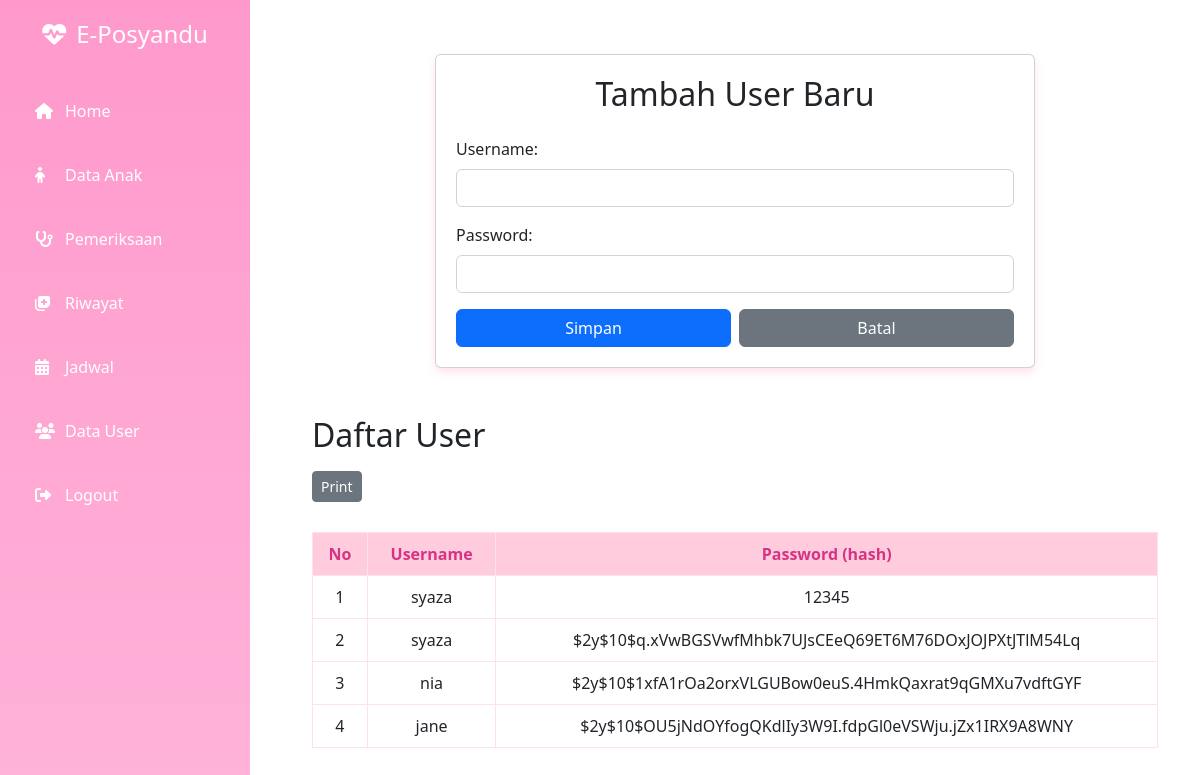
Screenshot of /user.php with the database file from the repository.
### tables this page shows
CREATE TABLE `tbuser` (
  `id` int(11) NOT NULL,
  `username` varchar(50) NOT NULL,
  `password` varchar(55) NOT NULL
);

### functions.php (called while the page is built, shortened)
<?php
$conn = mysqli_connect("localhost","root","","posyandu");
function query($query){
	global $conn;
    $result = mysqli_query($conn, $query);
    $rows = [];
    while ($row = mysqli_fetch_assoc($result)) {
        $rows[] = $row;
    }
    return $rows;
}
function getAllUser() {
    return query("SELECT * FROM tbuser");
}
?>

### user.php (the view, shortened to what this page needs)
<?php
require 'functions.php';
$users = getAllUser();
?>
<!DOCTYPE html>
<html lang="id">
<head>
    <link href="https://cdn.jsdelivr.net/npm/bootstrap@5.2.3/dist/css/bootstrap.min.css" rel="stylesheet">
    <link rel="stylesheet" href="https://cdnjs.cloudflare.com/ajax/libs/font-awesome/6.4.0/css/all.min.css" />
</head>
<body>
    <div class="sidebar">
        <div class="sidebar-brand">
            <h1><i class="fas fa-heartbeat"></i> E-Posyandu</h1>
        </div>
        <div class="sidebar-menu">
            <ul>
                <li><a href="home.php"><i class="fas fa-home"></i> Home</a></li>
                <li><a href="dataanak.php"><i class="fas fa-child"></i> Data Anak</a></li>
                <li><a href="pemeriksaan.php"><i class="fas fa-stethoscope"></i> Pemeriksaan</a></li>
                <li><a href="riwayat.php"><i class="fas fa-notes-medical"></i> Riwayat</a></li>
                <li><a href="jadwal.php"><i class="fas fa-calendar-alt"></i> Jadwal</a></li>
                <li><a href="datauser.php"><i class="fas fa-users"></i> Data User</a></li>
                <li><a href="logout.php"><i class="fas fa-sign-out-alt"></i> Logout</a></li>
            </ul>
        </div>
    </div>
    <div class="main-content">
        <div class="container mt-4">
            <div class="card mx-auto" style="max-width: 600px;">
                <h2 class="text-center mb-4">Tambah User Baru</h2>
                <form method="post" action="">
                    <div class="mb-3">
                        <label for="username" class="form-label">Username:</label>
                        <input type="text" name="username" id="username" class="form-control" required>
                    </div>
                    <div class="mb-3">
                        <label for="password" class="form-label">Password:</label>
                        <input type="password" name="password" id="password" class="form-control" required>
                    </div>
                    <div class="d-flex justify-content-between">
                        <button type="submit" name="submit" class="btn btn-primary w-50 me-2">Simpan</button>
                        <a href="home.php" class="btn btn-secondary w-50">Batal</a>
                    </div>
                </form>
            </div>
            <h2 class="mt-5 mb-3">Daftar User</h2>
           <form action="" method="post" class="form-cari">
          <a href="cetakuser.php" target="_blank" class="btn btn-secondary btn-sm">Print</a>
        </form>
            <table>
                <tr>
                    <th>No</th>
                    <th>Username</th>
                    <th>Password (hash)</th>
                </tr>
                <?php $no = 1; foreach ($users as $user): ?>
                <tr>
                    <td><?= $no++; ?></td>
                    <td><?= htmlspecialchars($user['username']); ?></td>
                    <td><?= htmlspecialchars($user['password']); ?></td>
                </tr>
                <?php endforeach; ?>
            </table>
        </div>
    </div>
</body>
</html>

### user.php (style rules this page uses)
* { margin: 0; padding: 0; box-sizing: border-box; font-family: 'Segoe UI', sans-serif; }
body { background-color: #fff0f5; color: #333; display: flex; }
.sidebar { width: 250px; height: 100vh; background: linear-gradient(to bottom, #ff99cc, #ffb3d9); padding: 20px; color: white; position: fixed; left: 0; top: 0; }
.sidebar-brand { text-align: center; margin-bottom: 40px; }
.sidebar-brand h1 { font-size: 24px; color: white; display: flex; align-items: center; justify-content: center; gap: 10px; }
.sidebar-menu ul { list-style: none; padding-left: 0; }
.sidebar-menu li { margin: 20px 0; }
.sidebar-menu a { text-decoration: none; color: white; font-size: 16px; padding: 10px 15px; display: flex; align-items: center; gap: 10px; border-radius: 8px; transition: background 0.3s, padding-left 0.3s; }
.sidebar-menu a i { width: 20px; }
.main-content { margin-left: 270px; padding: 30px; width: calc(100% - 270px); }
.card { background: white; padding: 20px; border-radius: 10px; box-shadow: 0 4px 8px rgba(255, 105, 180, 0.2); transition: transform 0.2s; }
table { width: 100%; border-collapse: collapse; margin-top: 30px; }
th, td { border: 1px solid #ffe0ef; padding: 10px; text-align: center; }
th { background-color: #ffccdd; color: #d63384; }

### rows the page displays
tbuser: username "syaza", password "12345"
tbuser: username "syaza", password "$2y$10$q.xVwBGSVwfMhbk7UJsCEeQ69ET6M76DOxJOJPXtJTlM54Lq"
tbuser: username "nia", password "$2y$10$1xfA1rOa2orxVLGUBow0euS.4HmkQaxrat9qGMXu7vdftGYF"
tbuser: username "jane", password "$2y$10$OU5jNdOYfogQKdlIy3W9I.fdpGl0eVSWju.jZx1IRX9A8WNY"
